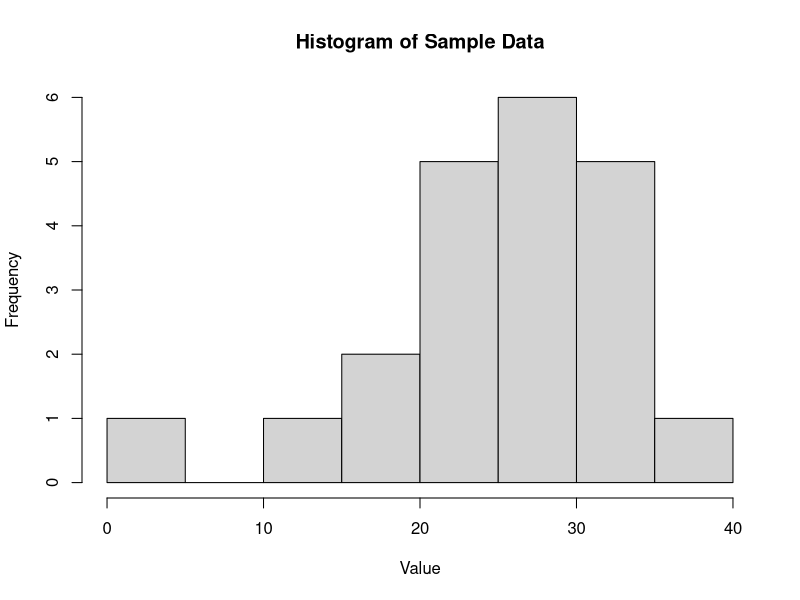
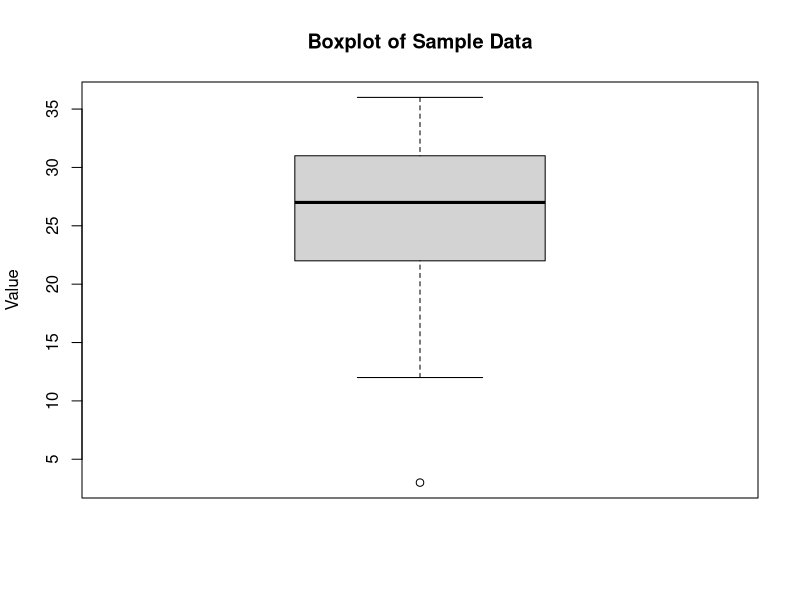
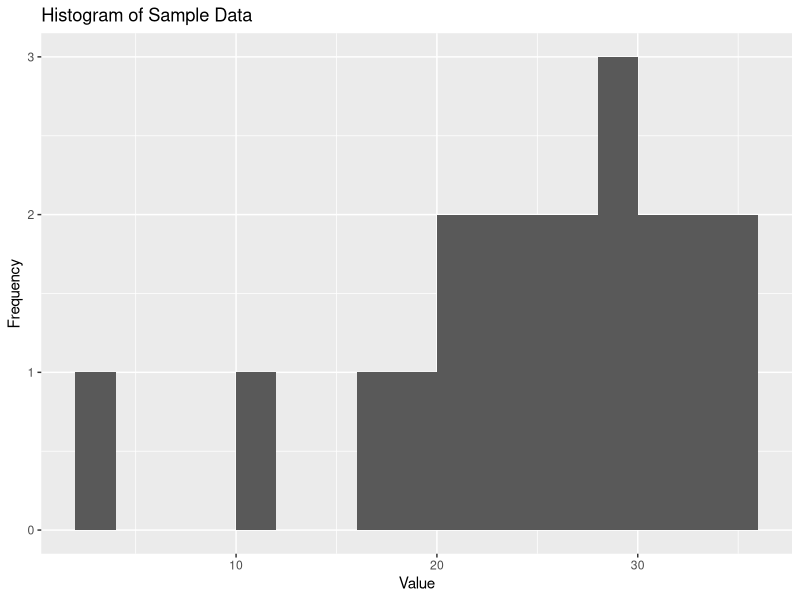
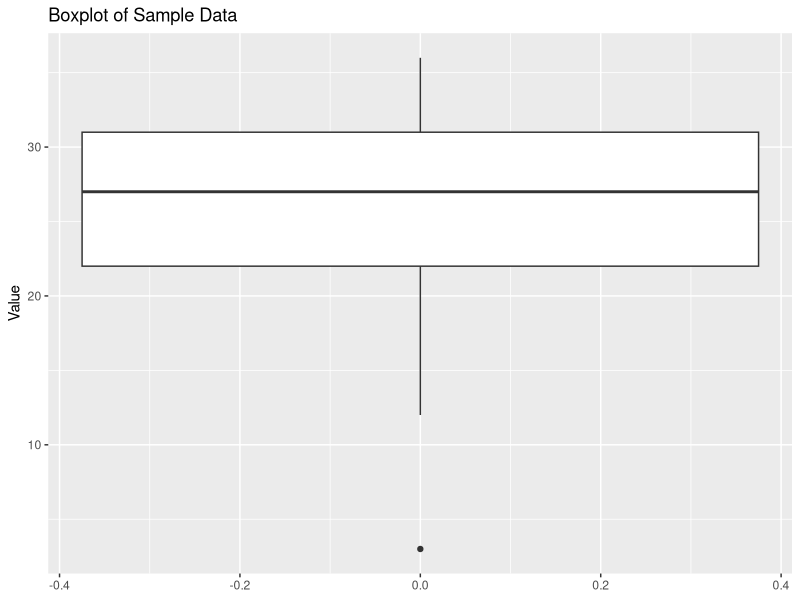

The R script that drew these images, in order:
# Sample dataset
x <- c(12, 18, 19, 21, 22, 23, 24, 25, 26, 27, 3, 28, 29, 29, 30, 31, 32, 33, 34, 35, 36)


# Histogram with class width 5
hist(
  x,
  main = "Histogram of Sample Data",
  xlab = "Value",
  ylab = "Frequency",
  breaks = seq(0, 40, by = 5)  # 10–14, 15–19, ...
)

# Boxplot
boxplot(
  x,
  main = "Boxplot of Sample Data",
  ylab = "Value",
  horizontal = FALSE
)

# install.packages(c("ggplot2"))
library(ggplot2)

df <- data.frame(value = x)

# Histogram with binwidth = 2
ggplot(df, aes(value)) +
geom_histogram(binwidth = 2, boundary = 10, closed = "right") +
labs(title = "Histogram of Sample Data", x = "Value", y = "Frequency")

# Boxplot
ggplot(df, aes(y = value)) +
geom_boxplot() +
labs(title = "Boxplot of Sample Data", y = "Value")

# Define class breaks from 10 to 40 by 5
breaks <- seq(10, 40, by = 5)

# Cut into intervals and tabulate
classes <- cut(x, breaks = breaks, right = TRUE, include.lowest = TRUE)
freq <- as.data.frame(table(classes))
names(freq) <- c("ClassInterval", "Frequency")

# Add relative and cumulative frequencies
freq$RelFreq <- freq$Frequency / sum(freq$Frequency)
freq$CumFreq <- cumsum(freq$Frequency)

print(freq)


# Five-number summary and quartiles
summary(x) # Min, 1st Qu., Median, Mean, 3rd Qu., Max
fivenum(x) # Tukey’s five-number summary

Q1 <- as.numeric(quantile(x, probs = 0.25, type = 2))
Q2 <- as.numeric(quantile(x, probs = 0.50, type = 2)) # median
Q3 <- as.numeric(quantile(x, probs = 0.75, type = 2))

Min <- min(x); Max <- max(x)

res <- data.frame(Min, Q1, Median = Q2, Q3, Max)
print(res)

Mode <- function(v) {
  tab <- table(v)
  m <- max(tab)
  as.numeric(names(tab)[tab == m])
}

Mode(x)
